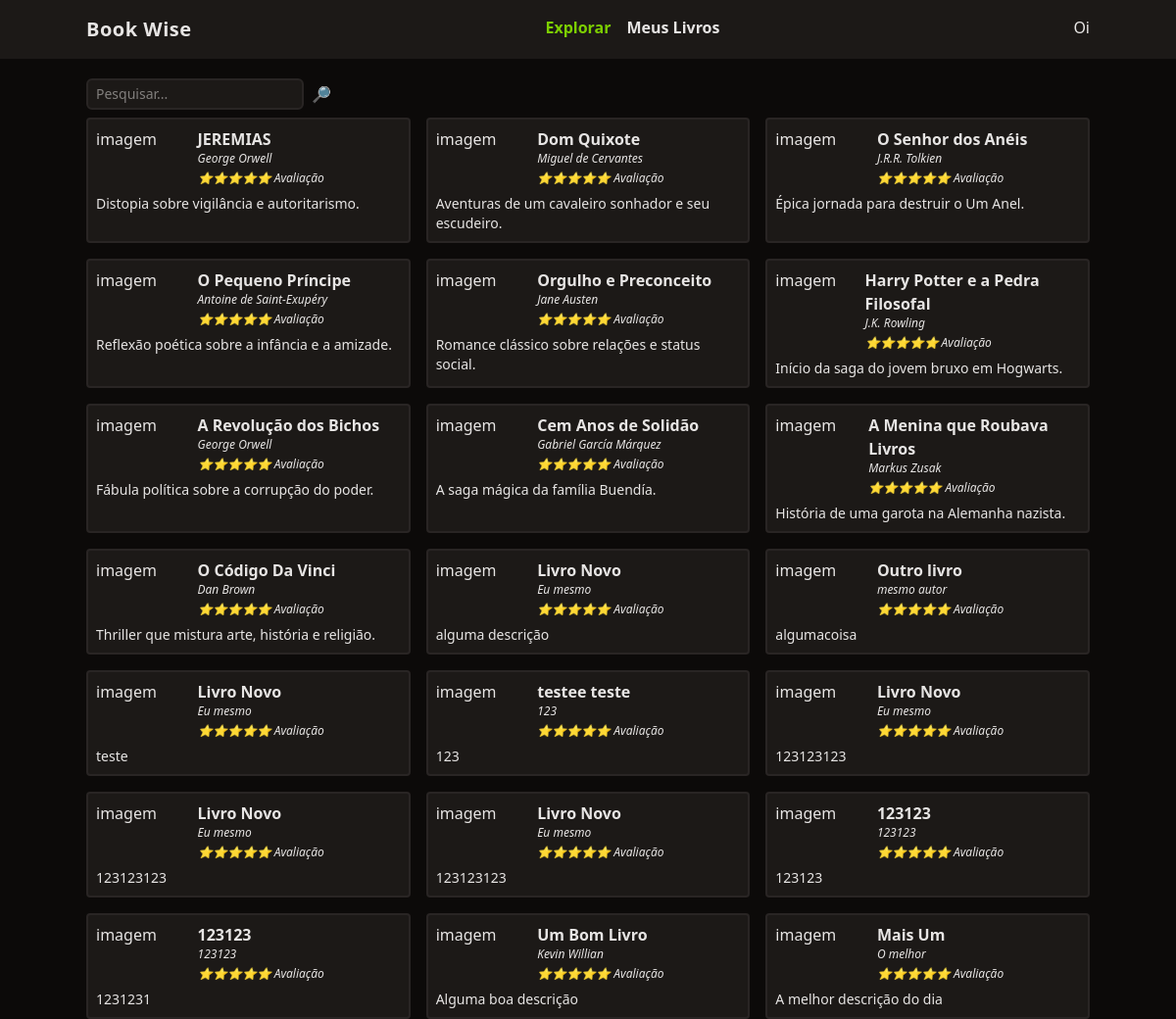
Screenshot of / (signed in) with the database file from the repository.
### tables this page shows
CREATE TABLE livros (

  id integer primary key,
  titulo varchar(255),
  autor varchar(255),
  descricao text,
  ano_de_lancamento integer,
  usuario_id integer, imagem varchar(255),
  foreign key(usuario_id) references usuarios(id)

);

### functions.php (called while the page is built, shortened)
<?php
function views($view, $data = [])
{
        require('views/template/app.php');
}
function config($chave = null)
{
        $config = require "config.php";
        if (strlen($chave) > 0) {
                return $config[$chave];
        }
        return $config;
}

### controllers/index.controller.php (called while the page is built)
<?php
$pesquisa = $_REQUEST['pesquisar'] ?? '';
$livros = $database->query(
        query: "SELECT * FROM livros WHERE titulo LIKE :filtro",
        class: Livro::class,
        params: ['filtro' => "%$pesquisa%"]
)->fetchAll();
views('index', compact('livros'));

### routes.php (called while the page is built, shortened)
<?php
$controller = str_replace('/', '', parse_url($_SERVER['REQUEST_URI'])['path']);
if (!$controller) $controller = 'index';
require("controllers/{$controller}.controller.php");

### index.php (called while the page is built, shortened)
<?php
require "functions.php";
require "Database.php";
require "routes.php";

### config.php (called while the page is built)
<?php
return [
        'database' => [
                'driver' => 'sqlite',
                'database' => 'database.sqlite'
        ]
];

### database.php (called while the page is built)
<?php
class Database
{
        private $db;
        public function __construct($config)
        {
                $this->db = new PDO($this->getDsn($config));
        }
        private function getDsn($config)
        {
                $driver = $config['driver'];
                unset($config['driver']);
                $dsn = $driver . ':' . http_build_query($config, '', ';');
                if ($driver == 'sqlite') {
                        $dsn = $driver . ':' . $config['database'];
                }
                return $dsn;
        }
        public function query($query, $class = null, $params = [])
        {
                $prepare = $this->db->prepare($query);
                if ($class) {
                        $prepare->setFetchMode(PDO::FETCH_CLASS, $class);
                }
                $prepare->execute($params);
                return $prepare;
        }
}
$database = new Database(config('database'));

### views/index.view.php (the view)
<form class="w-full flex space-x-2 mt-5">
        <input
                type="text"
                class="border-stone-800 border-2 rounded-md bg-stone-900 text-sm focus:outline-none px-2 py-1"
                placeholder="Pesquisar..."
                name="pesquisar">
        <button type="submit">🔎</button>
</form>
<section class="grid gap-4 grid-cols-1 md:grid-cols-2 lg:grid-cols-3 mt-2">
        <?php foreach ($livros as $livro): ?>
                <div class="p-2 rounded bg-stone-900 border-stone-800 border-2">
                        <div class="flex">
                                <div class="w-1/3">imagem</div>
                                <div class="space-y-1">
                                        <a href="livro?id=<?= $livro->id ?>" class="font-semibold hover:underline"><?= $livro->titulo ?></a>
                                        <div class="text-xs italic"><?= $livro->autor ?></div>
                                        <div class="text-xs italic">⭐️⭐️⭐️⭐️⭐️ Avaliação</div>
                                </div>
                        </div>
                        <div class="text-sm mt-2">
                                <?= $livro->descricao ?>
                        </div>
                </div>
        <?php endforeach; ?>
</section>

### rows the page displays
livros: titulo "JEREMIAS", autor "George Orwell", descricao "Distopia sobre vigilância e autoritarismo."
livros: titulo "Dom Quixote", autor "Miguel de Cervantes", descricao "Aventuras de um cavaleiro sonhador e seu escudeiro."
livros: titulo "O Senhor dos Anéis", autor "J.R.R. Tolkien", descricao "Épica jornada para destruir o Um Anel."
livros: titulo "O Pequeno Príncipe", autor "Antoine de Saint-Exupéry", descricao "Reflexão poética sobre a infância e a amizade."
livros: titulo "Orgulho e Preconceito", autor "Jane Austen", descricao "Romance clássico sobre relações e status social."
livros: titulo "Harry Potter e a Pedra Filosofal", autor "J.K. Rowling", descricao "Início da saga do jovem bruxo em Hogwarts."
livros: titulo "A Revolução dos Bichos", autor "George Orwell", descricao "Fábula política sobre a corrupção do poder."
livros: titulo "Cem Anos de Solidão", autor "Gabriel García Márquez", descricao "A saga mágica da família Buendía."
livros: titulo "A Menina que Roubava Livros", autor "Markus Zusak", descricao "História de uma garota na Alemanha nazista."
livros: titulo "O Código Da Vinci", autor "Dan Brown", descricao "Thriller que mistura arte, história e religião."
livros: titulo "Livro Novo", autor "Eu mesmo", descricao "alguma descrição"
livros: titulo "Outro livro", autor "mesmo autor", descricao "algumacoisa"
livros: titulo "Livro Novo", autor "Eu mesmo", descricao "teste"
livros: titulo "testee teste", autor "123", descricao "123"
livros: titulo "Livro Novo", autor "Eu mesmo", descricao "123123123"
livros: titulo "Livro Novo", autor "Eu mesmo", descricao "123123123"
livros: titulo "Livro Novo", autor "Eu mesmo", descricao "123123123"
livros: titulo "123123", autor "123123", descricao "123123"
livros: titulo "123123", autor "123123", descricao "1231231"
livros: titulo "Um Bom Livro", autor "Kevin Willian", descricao "Alguma boa descrição"
livros: titulo "Mais Um", autor "O melhor", descricao "A melhor descrição do dia"
